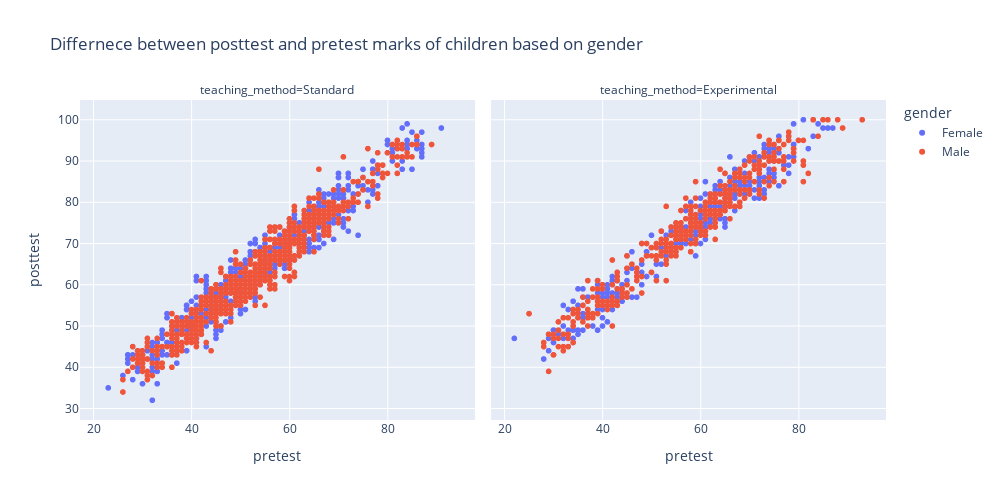

Notebook cell for this chart:
### Code cell
plt.figure(figsize=(10,10))
fig = px.scatter(data, x="pretest", y="posttest" ,height=500,width=1000,color='gender',facet_col="teaching_method",
                title='Differnece between posttest and pretest marks of children based on gender')
fig.show()

### Figure 1 — Plotly figure (JSON) as saved in the notebook; plotly's stock layout.template omitted (floating-point values rounded to 4 significant figures; data arrays with more than 128 entries replaced by an {"elided": "..."} marker saying what was removed)
{"data": [{"hovertemplate": "gender=Female<br>teaching_method=Standard<br>pretest=%{x}<br>posttest=%{y}<extra></extra>", "legendgroup": "Female", "marker": {"color": "#636efa", "symbol": "circle"}, "mode": "markers", "name": "Female", "showlegend": true, "type": "scattergl", "x": {"elided": "690 int values"}, "xaxis": "x", "y": {"elided": "690 int values"}, "yaxis": "y"}, {"hovertemplate": "gender=Female<br>teaching_method=Experimental<br>pretest=%{x}<br>posttest=%{y}<extra></extra>", "legendgroup": "Female", "marker": {"color": "#636efa", "symbol": "circle"}, "mode": "markers", "name": "Female", "showlegend": false, "type": "scattergl", "x": {"elided": "366 int values"}, "xaxis": "x2", "y": {"elided": "366 int values"}, "yaxis": "y2"}, {"hovertemplate": "gender=Male<br>teaching_method=Standard<br>pretest=%{x}<br>posttest=%{y}<extra></extra>", "legendgroup": "Male", "marker": {"color": "#EF553B", "symbol": "circle"}, "mode": "markers", "name": "Male", "showlegend": true, "type": "scattergl", "x": {"elided": "683 int values"}, "xaxis": "x", "y": {"elided": "683 int values"}, "yaxis": "y"}, {"hovertemplate": "gender=Male<br>teaching_method=Experimental<br>pretest=%{x}<br>posttest=%{y}<extra></extra>", "legendgroup": "Male", "marker": {"color": "#EF553B", "symbol": "circle"}, "mode": "markers", "name": "Male", "showlegend": false, "type": "scattergl", "x": {"elided": "394 int values"}, "xaxis": "x2", "y": {"elided": "394 int values"}, "yaxis": "y2"}], "layout": {"annotations": [{"font": {}, "showarrow": false, "text": "teaching_method=Standard", "x": 0.245, "xanchor": "center", "xref": "paper", "y": 1, "yanchor": "bottom", "yref": "paper"}, {"font": {}, "showarrow": false, "text": "teaching_method=Experimental", "x": 0.755, "xanchor": "center", "xref": "paper", "y": 1, "yanchor": "bottom", "yref": "paper"}], "height": 500, "legend": {"title": {"text": "gender"}, "tracegroupgap": 0}, "title": {"text": "Differnece between posttest and pretest marks of children based on gender"}, "width": 1000, "xaxis": {"anchor": "y", "domain": [0, 0.49], "title": {"text": "pretest"}, "type": "linear", "range": [17.2, 97.8], "autorange": true}, "xaxis2": {"anchor": "y2", "domain": [0.51, 1], "matches": "x", "title": {"text": "pretest"}, "type": "linear", "range": [17.2, 97.8], "autorange": true}, "yaxis": {"anchor": "x", "domain": [0, 1], "title": {"text": "posttest"}, "type": "linear", "range": [27.21, 104.8], "autorange": true}, "yaxis2": {"anchor": "x2", "domain": [0, 1], "matches": "y", "showticklabels": false, "type": "linear", "range": [27.21, 104.8], "autorange": true}}}
